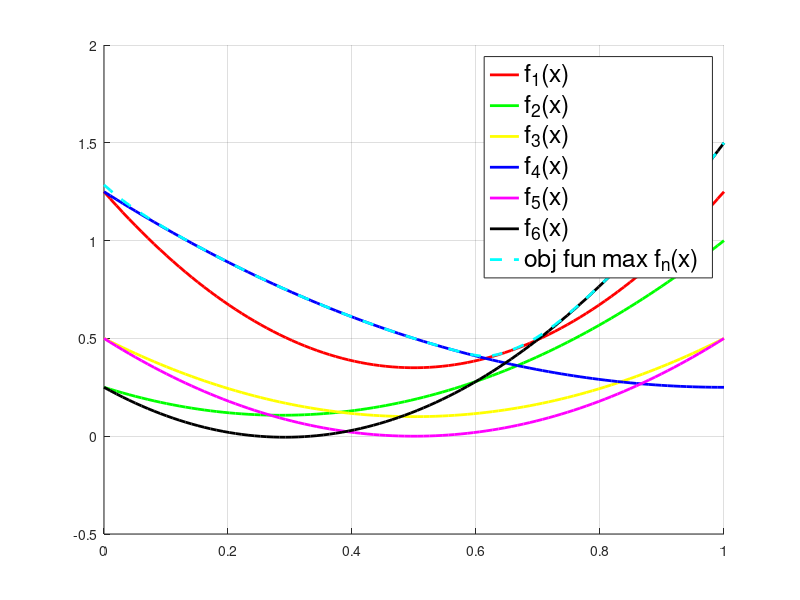

Write the MATLAB code that produced this figure. (Note: this script raises an error after producing the figure.)
% Define the exponent used in the p-norm approximation
n = 25;

% Define 6 quadratic functions
f1 = @(x) (3.6*x.^2 - 3.6*x + 1.25);
f2 = @(x) (1.75*x.^2 - 1*x + 0.25);
f3 = @(x) (1.6*x.^2 - 1.6*x + 0.5);
f4 = @(x) (1*x.^2 - 2*x + 1.25);
f5 = @(x) (2*x.^2 - 2*x + 0.5);
f6 = @(x) (3*x.^2 - 1.75*x + 0.25);

% Define h(x) as the p-norm approximation of the maximum of the functions f1 to f6
h = @(x) (f1(x).^n + f2(x).^n + f3(x).^n + f4(x).^n + f5(x).^n + f6(x).^n).^(1/n);
% This is smooth and can be minimized using fmincon

% Define range of x values
x_vals = linspace(0, 1, 100);

% Create figure and hold on to overlay multiple plots
figure; hold on;

% Plot each function in a different color
plot(x_vals, f1(x_vals), 'r', 'LineWidth', 2);
plot(x_vals, f2(x_vals), 'g', 'LineWidth', 2);
plot(x_vals, f3(x_vals), 'y', 'LineWidth', 2);
plot(x_vals, f4(x_vals), 'b', 'LineWidth', 2);
plot(x_vals, f5(x_vals), 'm', 'LineWidth', 2);
plot(x_vals, f6(x_vals), 'k', 'LineWidth', 2);
plot(x_vals, h(x_vals), 'c--', 'LineWidth', 2);

% Add legend for all functions
legend('f_1(x)', 'f_2(x)', 'f_3(x)', 'f_4(x)', 'f_5(x)', 'f_6(x)', 'obj fun max f_n(x)', 'FontSize', 18);
% Add grid to the plot
grid on;  

% Initial guess for optimization
x0 = 0;

% Set options
options = optimoptions('fmincon', 'Algorithm', 'sqp');

% Minimize h(x) over the interval [0, 1]
[x_min, h_min] = fmincon(h, x0, [], [], [], [], 0, 1, [], options);

% Plot the minimum point on the graph
plot(x_min, h_min, 'go', 'MarkerSize', 9, 'MarkerFaceColor', 'g', ...
     'DisplayName', 'Min (obj fun max f_n(x))');

% Add title and axis labels
title('Quadratic Functions and Optimized max f_n(x)', 'FontSize', 20);
xlabel('x', 'FontSize', 18);
ylabel('y', 'FontSize', 18);

% Set font size for axes
ax = gca;
